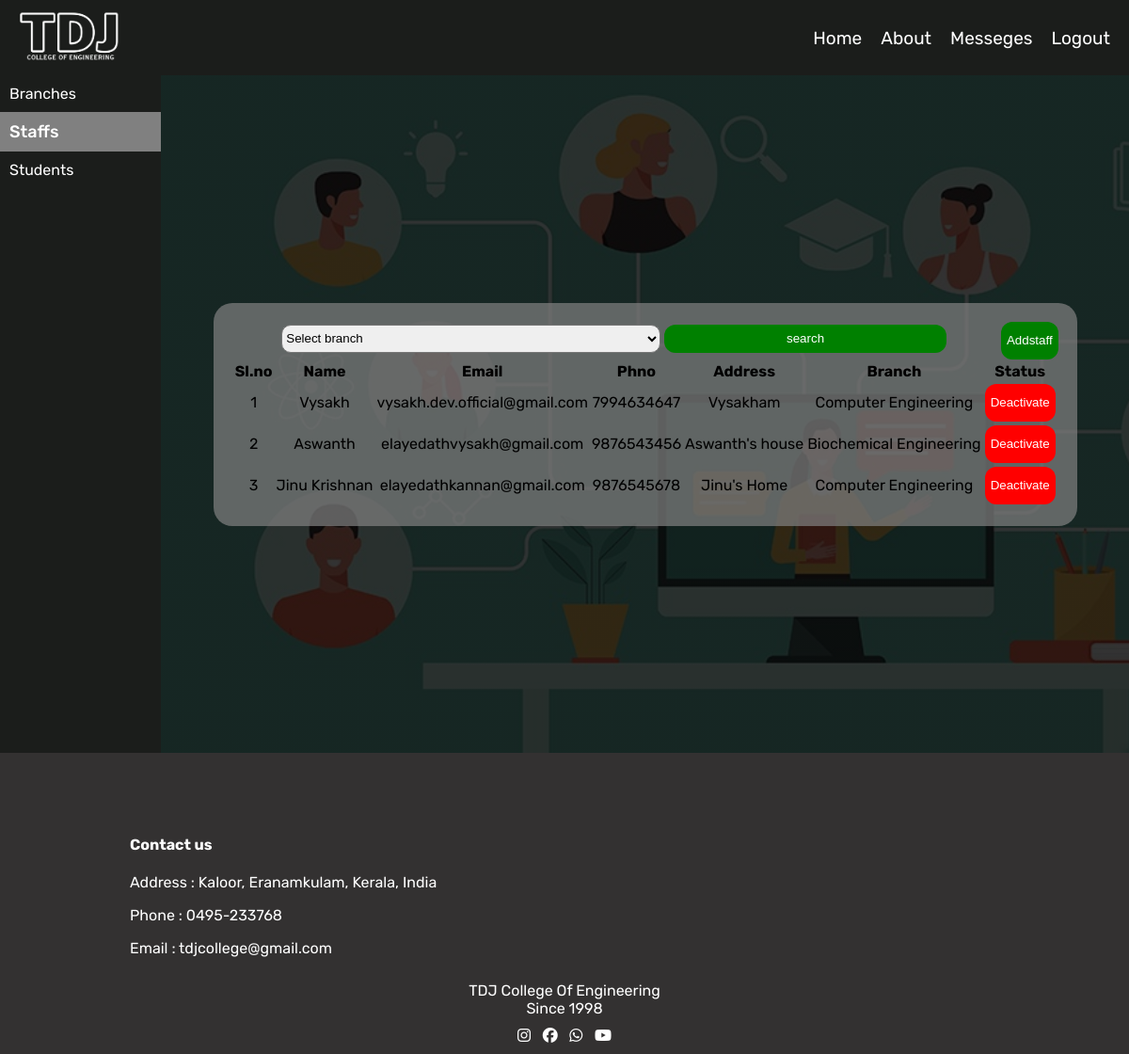
The page /admstaff (signed in) on the database its author committed.
### app/models.py (models this page shows, shortened)
class Staff(models.Model):
    aname=models.ForeignKey(admins,on_delete=models.CASCADE)
    staffname=models.TextField()
    staffemail=models.TextField()
    staffphno=models.TextField()
    staffaddress=models.TextField()
    staffbranch=models.ForeignKey(Branches,on_delete=models.CASCADE)
    staffpassword=models.TextField()
    status=models.BooleanField(default=True)

class Branches(models. Model):
    aname=models.ForeignKey(admins,on_delete=models.CASCADE)
    bname=models.TextField()
    status=models.BooleanField(default=True)

### app/views.py (the view)
# urls.py: path('admstaff',views.admstaff),
def admstaff(request):
    if 'adm' in request.session:
        branches=Branches.objects.filter(aname=admins.objects.get(username=request.session['adm']))
        if request.method=='POST':
            branchname=request.POST['branch']
            print(branchname)
            branch=Branches.objects.get(bname=branchname)
            staffs=Staff.objects.filter(staffbranch=branch)
        else:
            staffs=Staff.objects.all()
        return render(request,'admin/admstaff.html',{'branches':branches,'staffs':staffs,'msg_count':countmsg(request)})
    else:
        return render(index)

### app/views.py (called while the page is built)
def countmsg(request):
    u_msgs=messeges.objects.filter(read=False)
    msg_len=len(u_msgs)
    return msg_len

### templates/admin/admstaff.html (shortened to what this page needs)
<!DOCTYPE html>
<html lang="en">
<head>
    {% load static %}
    <link rel="stylesheet" href="{% static 'css/index.css' %}">
</head>
<body>
    <div class="main">
        <div class="nav">
            <div class="navigation">
                <div class="logo">
                    <a href="../admin_index"><img src="{% static 'images/clogo.png' %}" alt=""></a>
                </div>
                <div class="links">
                    <ul>
                        <a href="../admin_index" class="service"><li>Home</li></a>
                        <a href="" class="service"><li>About</li></a>
                        <a href="../admin_viewmessege" class="service"><li>Messeges</li>{% if msg_count is 0 %}{% else %} <p id="msgcount">{{msg_count}}</p>{% endif %}</a>
                        <a href="../adm_logout" class="service"><li>Logout</li></a>
                    </ul>
                </div>
            </div>
        </div>
        <div class="admin_main">
            <div class="admin_part1">
                <a href="../addbranch"><div class="nav1">
                    Branches
                </div></a>
                <a href="../admstaff"><div class="nav1 active">
                    Staffs
                </div></a>
                <a href="../viewstudents"><div class="nav1">
                    Students
                </div></a>
            </div>
            <div class="admin_part2 admin">
            <div class="cntr">
                <div class="select">
                    <div class="form"><form action="../admstaff" method="POST">
                        <table>
                            <tr>
                                <td>
                                    <select name="branch" id="" required>
                                        <option value="" disabled selected>Select branch</option>
                                    </select>
                                <input type="submit" value="search"></td>
                                <td></td>
                            </tr>
                        </table>
                    </form></div>
                    <a href="addstaff">
                        <button class="addbtn">Addstaff</button>
                    </a>
                </div>
                <div class="staffs">
                    <table>
                        <tr>
                            <th>Sl.no</th>
                            <th>Name</th>
                            <th>Email</th>
                            <th>Phno</th>
                            <th>Address</th>
                            <th>Branch</th>
                            <th>Status</th>
                        </tr>
                        {% for i in staffs %}
                        <tr>
                            <td>{{forloop.counter}}</td>
                            <td>{{i.staffname}}</td>
                            <td>{{i.staffemail}}</td>
                            <td>{{i.staffphno}}</td>
                            <td>{{i.staffaddress}}</td>
                            <td>{{i.staffbranch.bname}}</td>
                            <td>
                                {% if i.status is True %}
                                <a href="../deactivestaff/{{i.pk}}" onclick="return confirm('Are you sure you want to deactivate {{i.staffname}}??')"> <button style="background-color: red;">Deactivate</button></a>
                                {% else %}
                                <a href="../activestaff/{{i.pk}}" onclick="return confirm('Are you sure you want to activate {{i.staffname}} ??')"> <button style="background-color: green">Activate</button></a>
                                {% endif %}
                            </td>
                        </tr>
                        {% endfor %}
                    </table>
                </div>
            </div>
            </div>
           </div>
        </div>
        <footer style="margin: 0px;">
            <div class="contact">
                <h4>Contact us</h4>
                <p>Address : Kaloor, Eranamkulam, Kerala, India</p>
                <p>Phone : 0495-233768</p>
                <p>Email : tdjcollege@gmail.com</p>
            </div>
            <div class="clg_name">
                <p>TDJ College Of Engineering</p>
                <p>Since 1998</p>
            </div>
            <div class="icons">
                <div class="icon"><i class="fa-brands fa-instagram"></i></div>
                <div class="icon"><i class="fa-brands fa-facebook"></i></div>
                <div class="icon"><i class="fa-brands fa-whatsapp"></i></div>
                <div class="icon"><i class="fa-brands fa-youtube"></i></div>
            </div>
        </footer>
</body>
</html>

### static/css/index.css (style rules this page uses)
body { margin: 0px; font-family: "Rubik", sans-serif; font-optical-sizing: auto; font-style: normal; }
.main { background-color: rgb(255, 255, 255); }
.nav { position: fixed; top: 0px; width: 100%; z-index: 10; }
.navigation { display: grid; grid-template-areas: 'logo links links links'; height: 80px; background-color: rgb(27, 29, 27); width: 100%; }
.logo { grid-area: logo; display: flex ; align-items: center; }
.logo img { width:150px; filter: invert(100%) brightness(100%) ; }
.links { grid-area: links; display: flex; justify-content: flex-end; }
.links ul { display: flex; justify-content: space-evenly; align-items: center; color: white; }
li { list-style: none; font-size: 19px; margin-right: 20px; }
ul a { text-decoration: none; color: rgb(255, 255, 255); }
footer { margin-top: 20px; background-color: rgb(51, 49, 49); color: white; height: 300px; display: flex; flex-direction: column; align-items: center; justify-content: flex-end; padding: 10px; }
.icons { display: flex; width: 100px; justify-content: space-between; }
.contact { width: 80%; padding-left: 20px; }
.clg_name { display: flex; flex-direction: column; align-items: center; padding: 10px; }
.clg_name p { margin: 0px; }
.admin_main { height: 90vh; margin-top: 80px; display: flex; }
.admin_part1 { height: 90vh; width: 200px; background-color: rgb(27, 29, 27); }
.admin_part1 a { color: white; text-decoration: none; }
.nav1 { padding: 10px; }
.admin_part2 { width: 100%; display: flex; justify-content:center; align-items: center; flex-direction: column; }
select { width: 50%; height: 30px; border-radius: 10px; }
input[type='submit'] { background-color: green; border: none; height: 30px; width: 60px; border-radius: 10px; color: white; }
.admin_main .admin { background-image:linear-gradient(rgba(0, 0, 0, 0.8), rgba(0, 0, 0, 0.8)), url(../images/1717062061758.jpg); background-repeat: no-repeat; background-size: cover; }
table { text-align: center; width: 100%; }
.admin_main .cntr { background-color: rgba(128, 128, 128, 0.708); padding: 20px; width:fit-content; border-radius: 20px; }
.admin button { height: 40px; border: none; border-radius: 12px; color: white; }
.active { font-size: 18px; font-weight: 500; background-color: gray; }
.addbtn { background-color:green; }
.form { width: 100%; }
.select { display: flex; width: 100%; justify-content: center; }
.form input { width: 300px; height: 30px; border: none; border-radius: 12px; }

### rows shown on the page
Staff: staffname "Vysakh", staffemail "vysakh.dev.official@gmail.com", staffphno "7994634647", staffaddress "Vysakham", staffbranch.bname "Computer Engineering"
Staff: staffname "Aswanth", staffemail "elayedathvysakh@gmail.com", staffphno "9876543456", staffaddress "Aswanth's house", staffbranch.bname "Biochemical Engineering"
Staff: staffname "Jinu Krishnan", staffemail "elayedathkannan@gmail.com", staffphno "9876545678", staffaddress "Jinu's Home", staffbranch.bname "Computer Engineering"
